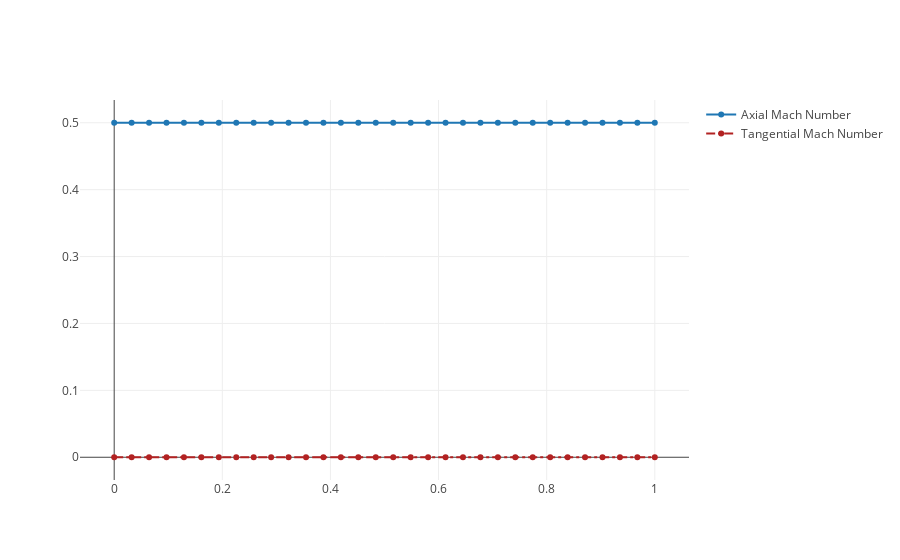

Notebook cell for this chart:
### Code cell
plotly.express.line(
    flow_data,
    x='radius',
    y=['M_x','M_theta'],
    labels={'x':'radius', 'y': 'Flow Velocity [-]'}, title = 'Velocity Profile')

fig = go.Figure()
#fig = go.Figure(layout=layout)
fig.add_trace(go.Scatter(x=flow_data['radius'], y = flow_data['M_x'],
                        mode='lines+markers', name = 'Axial Mach Number'))
fig.add_trace(go.Scatter(x=flow_data['radius'], y = flow_data['M_theta'],
                        mode='lines+markers', name = 'Tangential Mach Number',
                        line=dict(color='firebrick',width=2,dash='dashdot')))

### Figure 1 — Plotly figure (JSON) as saved in the notebook; plotly's stock layout.template omitted (floating-point values rounded to 4 significant figures)
{"data": [{"mode": "lines+markers", "name": "Axial Mach Number", "type": "scatter", "x": [0, 0.03226, 0.06452, 0.09677, 0.129, 0.1613, 0.1935, 0.2258, 0.2581, 0.2903, 0.3226, 0.3548, 0.3871, 0.4194, 0.4516, 0.4839, 0.5161, 0.5484, 0.5806, 0.6129, 0.6452, 0.6774, 0.7097, 0.7419, 0.7742, 0.8065, 0.8387, 0.871, 0.9032, 0.9355, 0.9677, 1], "y": [0.5, 0.5, 0.5, 0.5, 0.5, 0.5, 0.5, 0.5, 0.5, 0.5, 0.5, 0.5, 0.5, 0.5, 0.5, 0.5, 0.5, 0.5, 0.5, 0.5, 0.5, 0.5, 0.5, 0.5, 0.5, 0.5, 0.5, 0.5, 0.5, 0.5, 0.5, 0.5]}, {"line": {"color": "firebrick", "dash": "dashdot", "width": 2}, "mode": "lines+markers", "name": "Tangential Mach Number", "type": "scatter", "x": [0, 0.03226, 0.06452, 0.09677, 0.129, 0.1613, 0.1935, 0.2258, 0.2581, 0.2903, 0.3226, 0.3548, 0.3871, 0.4194, 0.4516, 0.4839, 0.5161, 0.5484, 0.5806, 0.6129, 0.6452, 0.6774, 0.7097, 0.7419, 0.7742, 0.8065, 0.8387, 0.871, 0.9032, 0.9355, 0.9677, 1], "y": [0, 0, 0, 0, 0, 0, 0, 0, 0, 0, 0, 0, 0, 0, 0, 0, 0, 0, 0, 0, 0, 0, 0, 0, 0, 0, 0, 0, 0, 0, 0, 0]}], "layout": {"autosize": true, "xaxis": {"autorange": true, "range": [-0.06986, 1.07], "type": "linear"}, "yaxis": {"autorange": true, "range": [-0.04126, 0.5413], "type": "linear"}}}
